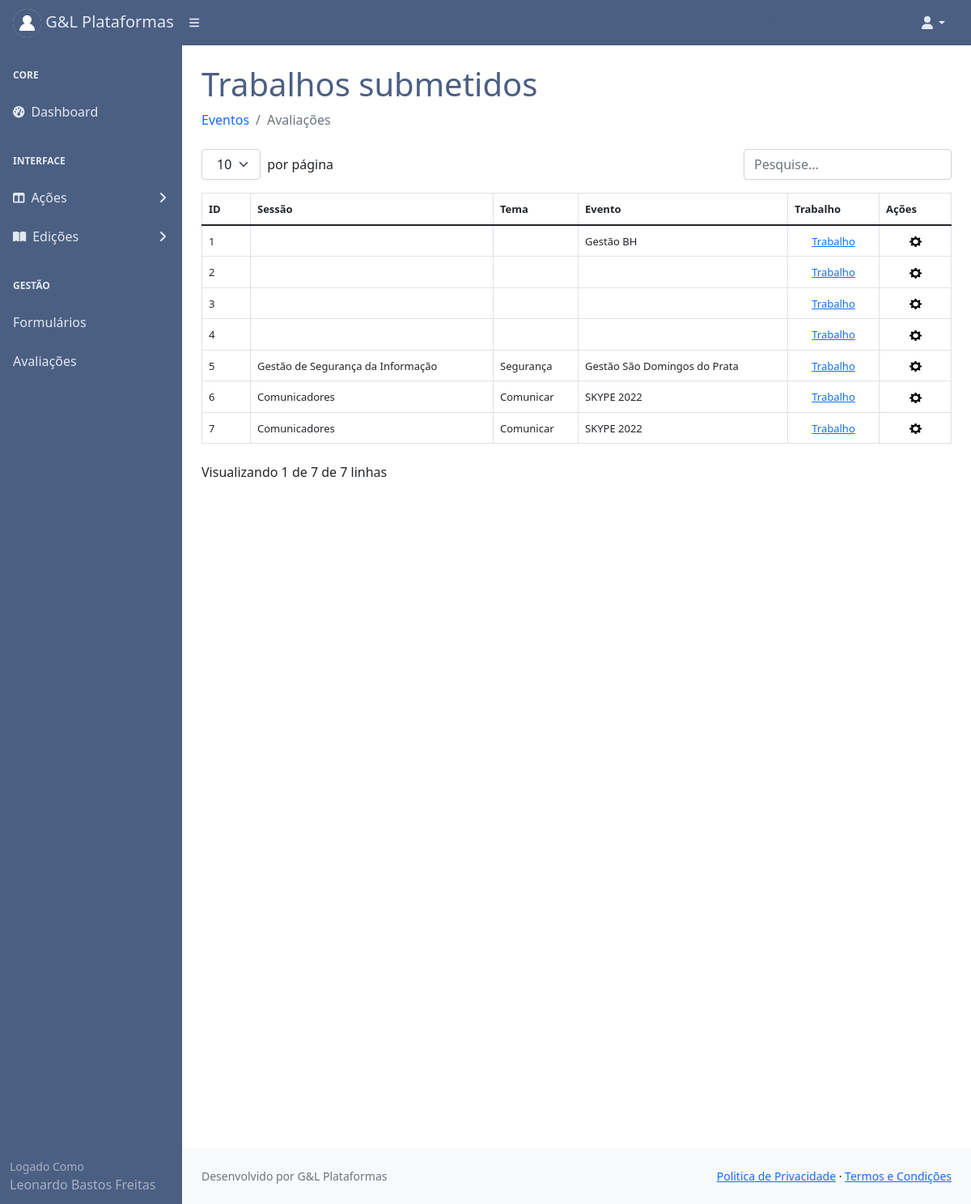
/submetidos/ (signed in), run on an earlier commit of the app's database.
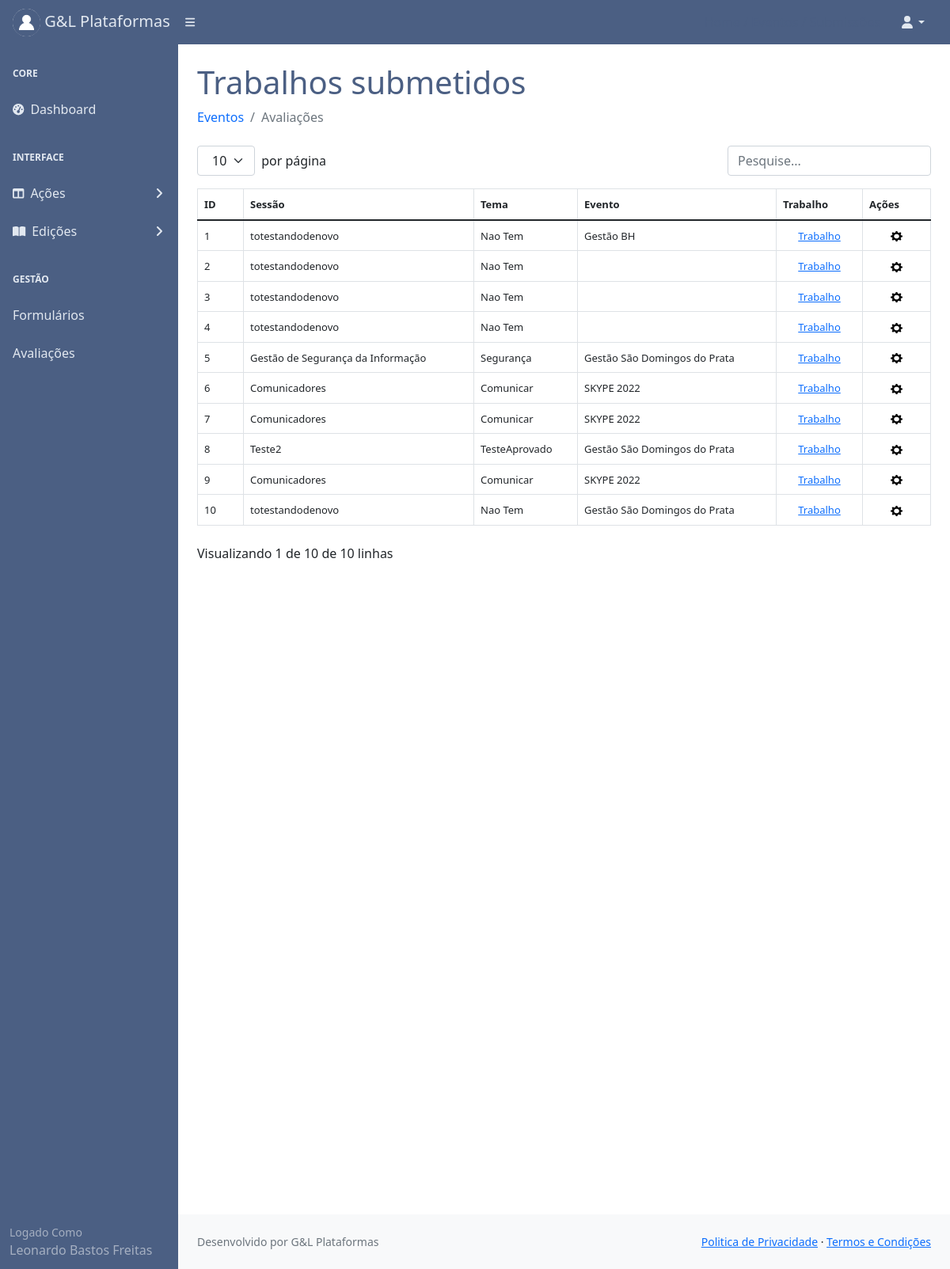
And on a later commit of the database.
### core/models.py (models this page shows, shortened)
class Usuariocd(models.Model):
    cpf = models.CharField(max_length=11)
    nome = models.CharField(max_length=300)
    cep = models.CharField(max_length=8)
    nascimento = models.DateField()
    email = models.EmailField()
    endereco = models.CharField(max_length=500)
    cidade = models.CharField(max_length=150)
    bairro = models.CharField(max_length=150)
    pais = models.CharField(max_length=150)
    instituicao = models.CharField(max_length=150)
    cmp = models.CharField(max_length=3)
    categ = models.CharField(max_length=150)
    cinfo = models.CharField(max_length=3)
    gestor_plataforma = models.CharField(max_length=3)
    autor = models.CharField(max_length=3)
    avaliador = models.CharField(max_length=3)
    lider = models.CharField(max_length=3)
    id_usuario = models.BigIntegerField()
    contato = models.BigIntegerField(null=True)
    perfil = models.FileField(upload_to='')

class Submissao(models.Model):
    data = models.DateTimeField(auto_now=True)
    trabalho = models.FileField(null=True, upload_to='')
    id_evento = models.BigIntegerField()
    sessao = models.BigIntegerField()
    id_usuario = models.BigIntegerField()
    status = models.CharField(max_length=30)
    av1 = models.CharField(max_length=30)
    av2 = models.CharField(max_length=30)
    av3 = models.CharField(max_length=30, null=True)
    data_av1 = models.DateTimeField(null=True)
    data_av2 = models.DateTimeField(null=True)
    data_av3 = models.DateTimeField(null=True)

class Evento(models.Model):
    nome = models.CharField(max_length=150)
    cidade = models.CharField(max_length=150)
    estado = models.CharField(max_length=5)
    data_evento = models.DateTimeField()
    modalidade = models.CharField(max_length=150)
    status = models.CharField(max_length=30)
    data_criacao = models.DateTimeField(auto_now=True)
    logo = models.FileField(upload_to='')

class Sessoes(models.Model):
    data_criacao = models.DateTimeField(auto_now=True)
    nome = models.CharField(max_length=150)
    descricao = models.CharField(max_length=150)
    lider = models.CharField(max_length=150)
    tema = models.CharField(max_length=150)
    formulario = models.BigIntegerField()
    id_evento= models.BigIntegerField()

### core/views.py (the view)
# urls.py: path('submetidos/', views.submetidos),
@login_required(login_url='/login/')
def submetidos(request):
    submetidos = Submissao.objects.filter(status='avaliacao')
    meuid = User.objects.filter(username=request.user)
    eventos = Evento.objects.all()
    sessao = Sessoes.objects.all()
    trabalho = Submissao.objects.all()
    avaliadores = Usuariocd.objects.all()
    for m in meuid:
        mid = m.id
    usuarios = Usuariocd.objects.filter(id_usuario=mid)
    dados = {'submetidos':submetidos,
             'usuarios':usuarios,
             'eventos':eventos,
             'sessao':sessao,
             'trabalho':trabalho,
             'avaliadores':avaliadores}
    return render(request,'submetidos.html', dados)

### templates/submetidos.html (shortened to what this page needs)
{% extends 'base.html' %}
{% load static %}
{% block content %}
<div id="layoutSidenav_content">
                <main>
                    <div class="container-fluid px-4">
                        <h1 class="mt-4" style="color:#4B5F83;">Trabalhos submetidos</h1>
                        <ol class="breadcrumb mb-4">
                            <li class="breadcrumb-item"><a href="#" style="text-decoration:none;">Eventos</a></li>
                            <li class="breadcrumb-item active">Avaliações</li>
                        </ol>
                                <p class="mb-0">
                                  <table class="table " id="datatablesSimple">
                                    <thead>
                                        <tr>
                                             <th><font size="2px">ID</font></th>
                                            <th><font size="2px">Sessão</font></th>
                                            <th><font size="2px">Tema</font></th>
                                            <th><font size="2px">Evento</font></th>
                                            <th><font size="2px">Trabalho</font></th>
                                            <th><font size="2px">Ações</font></th>
                                        </tr>
                                    </thead>
                                    <tbody>
                                            {% for trabalho in trabalho %}
                                                                                 <tr>
                                             <td><font size="2px">{{trabalho.id}}</font></td>
                                            <td>
                                                 {% for sessao in sessao %}
                                                 {% if trabalho.sessao == sessao.id %}
                                                <font size="2px">{{ sessao.nome }}  </font>
                                                        {% endif %}
                                                        {% endfor %}
                                            </td>
                                            <td>
                                                {% for sessao in sessao %}
                                                 {% if trabalho.sessao == sessao.id %}
                                                <font size="2px">{{sessao.tema}}</font>
                                                {% endif %}
                                                {% endfor %}
                                            </td>
                                            <td>{% for eventos in eventos %}
                                                {% if trabalho.id_evento == eventos.id %}
                                                <font size="2px">{{eventos.nome}}  </font>
                                                {% endif %}
                                                {% endfor %}
                                            </td>
                                            <td align="center"><font size="2px">
                                            <a href="/media/{{trabalho.trabalho}}">
                                                Trabalho
                                            </a>
                                            </font></td>
                                            <td align="center">
                                               <a type="button"
                                                  data-toggle="modal"
                                                  data-target="#modalacao{{trabalho.id}}"
                                                  >
                                              <img width="15" height="15"
                                                    src={% static "assets/img/engrenagem.png" %} />
                                                </a>
                                            </td>
                                        </tr>
                                            {% endfor %}
                                    </tbody>
                                </table>
                                </p>
                        <div style="height: 100vh"></div>
                    </div>
                </main>
                <footer class="py-4 bg-light mt-auto">
                    <div class="container-fluid px-4">
                        <div class="d-flex align-items-center justify-content-between small">
                            <div class="text-muted">Desenvolvido por G&L Plataformas</div>
                            <div>
                                <a href="#">Politica de Privacidade</a>
                                &middot;
                                <a href="#">Termos e Condições</a>
                            </div>
                        </div>
                    </div>
                </footer>
            </div>
        </div>
{% endblock %}
{% load static %}

### templates/base.html (shortened to what this page needs)
{% load static %}
<!DOCTYPE html>
<html lang="pt-br">
    <head>
        <link href={% static "css/styles.css" %} rel="stylesheet" />
    </head>
    <body>
        <nav class="sb-topnav navbar navbar-expand navbar-dark" style="background:#4B5F83;">
            <a class="navbar-brand ps-3" href="#" style="color:#e2e8f0;">
                {% for usuarios in usuarios %}
                <img src="/media/{{usuarios.perfil}}"
                     alt="Admin"
                     class="rounded-circle"
                     width="35" height="35"> G&L Plataformas
                {% endfor %}
            </a>
            <button class="btn btn-link btn-sm order-1 order-lg-0 me-4 me-lg-0" id="sidebarToggle" href="#!"><i class="fas fa-bars" style="color:#e2e8f0;"></i></button>
            <form class="d-none d-md-inline-block form-inline ms-auto me-0 me-md-3 my-2 my-md-0">
                <a href="#" style="text-decoration:none; color:#4B5F83;">
                </a>
                <a href="#" style="text-decoration:none; color:#4B5F83;">
                </a>
                <a href="/submissoes/" style="text-decoration:none; color:#4B5F83;">
                </a>
            </form>
            <ul class="navbar-nav ms-auto ms-md-0 me-3 me-lg-4">
                <li class="nav-item dropdown">
                    <a class="nav-link dropdown-toggle" id="navbarDropdown" href="#" role="button" data-bs-toggle="dropdown" aria-expanded="false" style="color:#e2e8f0;"><i class="fas fa-user fa-fw"></i></a>
                </li>
            </ul>
        </nav>
        <div id="layoutSidenav">
            <div id="layoutSidenav_nav" >
                <nav class="sb-sidenav accordion sb-sidenav-dark" id="sidenavAccordion" >
                    <div class="sb-sidenav-menu" style="background:#4B5F83;">
                        <div class="nav">
                            <div class="sb-sidenav-menu-heading" style="color:#e2e8f0;">Core</div>
                            <a class="nav-link" href="#">
                                <div class="sb-nav-link-icon" style="color:#4B5F83;">
                                    <i class="fas fa-tachometer-alt" style="color:#e2e8f0;"></i></div>
                                <div style="color:#e2e8f0;">Dashboard</div>
                            </a>
                            <div class="sb-sidenav-menu-heading" style="color:#e2e8f0;">Interface</div>
                            <a class="nav-link collapsed" href="#" data-bs-toggle="collapse" data-bs-target="#collapseLayouts" aria-expanded="false" aria-controls="collapseLayouts">
                                <div class="sb-nav-link-icon" style="color:#e2e8f0;"><i class="fas fa-columns"></i></div>
                               <div style="color:#e2e8f0;">Ações</div>
                                <div class="sb-sidenav-collapse-arrow" style="color:#e2e8f0;"><i class="fas fa-angle-down"></i></div>
                            </a>
                            <a class="nav-link collapsed" href="#" data-bs-toggle="collapse" data-bs-target="#collapsePages" aria-expanded="false" aria-controls="collapsePages">
                                <div class="sb-nav-link-icon" style="color:#e2e8f0;"><i class="fas fa-book-open"></i></div>
                                <div style="color:#e2e8f0;">Edições</div>
                                <div class="sb-sidenav-collapse-arrow" style="color:#e2e8f0;"><i class="fas fa-angle-down"></i></div>
                            </a>
                             <div class="sb-sidenav-menu-heading" style="color:#e2e8f0;">
                                GESTÃO
                            </div>
                            <a class="nav-link" href="/formularios/" style="color:#e2e8f0;">Formulários</a>
                            <a class="nav-link" href="/avaliartrabalho/" style="color:#e2e8f0;">Avaliações</a>
                        </div>
                    </div>
                    <div class="sb-sidenav-footer" style="background:#4B5F83;">
                        <div class="small" >Logado Como</div>
                        {% for usuarios in usuarios %}
                        {{usuarios.nome}}
                        {% endfor %}
                    </div>
                </nav>
            </div>
{% block content %}{% endblock %}
    </body>
</html>

What changed in the data, as far as the page shows it:
added Sessoes: nome "totestandodenovo", tema "Nao Tem"
added Submissao: id "8", Evento (nome "Gestão São Domingos do Prata")
added Sessoes: nome "Teste2", tema "TesteAprovado"
added Submissao: id "9", Sessoes (nome "Comunicadores", tema "Comunicar"), Evento (nome "SKYPE 2022")
added Submissao: id "10", Evento (nome "Gestão São Domingos do Prata")
Also different on the page:
text written by a page script: "por página Visualizando 1 de 7 de 7 linhas" → "por página Visualizando 1 de 10 de 10 linhas"
